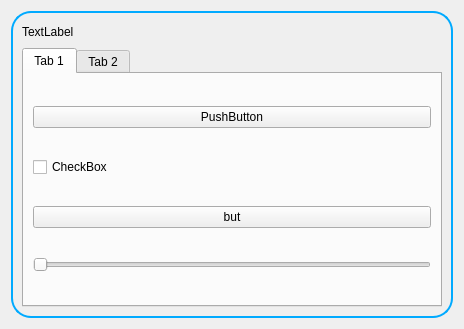
<?xml version="1.0" encoding="UTF-8"?>
<ui version="4.0">
 <class>sliderWidget</class>
 <widget class="QWidget" name="sliderWidget">
  <property name="geometry">
   <rect>
    <x>0</x>
    <y>0</y>
    <width>464</width>
    <height>329</height>
   </rect>
  </property>
  <property name="windowTitle">
   <string>Slider Widget</string>
  </property>
  <layout class="QVBoxLayout" name="verticalLayout">
   <item>
    <widget class="QFrame" name="frame">
     <property name="font">
      <font>
       <family>Tahoma</family>
       <pointsize>8</pointsize>
       <weight>9</weight>
       <italic>false</italic>
       <bold>false</bold>
      </font>
     </property>
     <property name="styleSheet">
      <string notr="true">#frame {
border-radius: 20px;
border: 2px solid rgb(0, 170, 255);
}	
* {
	font: 75 8pt &quot;Tahoma&quot;;
}</string>
     </property>
     <property name="frameShape">
      <enum>QFrame::Box</enum>
     </property>
     <property name="frameShadow">
      <enum>QFrame::Raised</enum>
     </property>
     <property name="lineWidth">
      <number>3</number>
     </property>
     <layout class="QVBoxLayout" name="verticalLayout_2">
      <item>
       <layout class="QHBoxLayout" name="horizontalLayout">
        <item>
         <widget class="QLabel" name="label">
          <property name="text">
           <string>TextLabel</string>
          </property>
         </widget>
        </item>
        <item>
         <spacer name="horizontalSpacer">
          <property name="orientation">
           <enum>Qt::Horizontal</enum>
          </property>
          <property name="sizeHint" stdset="0">
           <size>
            <width>40</width>
            <height>20</height>
           </size>
          </property>
         </spacer>
        </item>
        <item>
         <widget class="ClickableLabel" name="labelPos">
          <property name="autoFillBackground">
           <bool>true</bool>
          </property>
          <property name="text">
           <string/>
          </property>
          <property name="textFormat">
           <enum>Qt::PlainText</enum>
          </property>
          <property name="pixmap">
           <pixmap resource="icons.qrc">:/Icons/icons8-bouton-urgence-48.png</pixmap>
          </property>
          <property name="scaledContents">
           <bool>true</bool>
          </property>
         </widget>
        </item>
       </layout>
      </item>
      <item>
       <widget class="QTabWidget" name="tabWidget">
        <property name="currentIndex">
         <number>0</number>
        </property>
        <widget class="QWidget" name="tab">
         <attribute name="title">
          <string>Tab 1</string>
         </attribute>
         <layout class="QVBoxLayout" name="verticalLayout_3">
          <item>
           <widget class="QPushButton" name="pushButton">
            <property name="text">
             <string>PushButton</string>
            </property>
           </widget>
          </item>
          <item>
           <widget class="QCheckBox" name="checkBox">
            <property name="text">
             <string>CheckBox</string>
            </property>
           </widget>
          </item>
          <item>
           <widget class="QPushButton" name="pushButton_2">
            <property name="text">
             <string>but</string>
            </property>
           </widget>
          </item>
          <item>
           <widget class="QSlider" name="horizontalSlider">
            <property name="minimumSize">
             <size>
              <width>300</width>
              <height>0</height>
             </size>
            </property>
            <property name="orientation">
             <enum>Qt::Horizontal</enum>
            </property>
           </widget>
          </item>
         </layout>
        </widget>
        <widget class="QWidget" name="tab_2">
         <attribute name="title">
          <string>Tab 2</string>
         </attribute>
        </widget>
       </widget>
      </item>
     </layout>
    </widget>
   </item>
  </layout>
 </widget>
 <customwidgets>
  <customwidget>
   <class>ClickableLabel</class>
   <extends>QLabel</extends>
   <header>clickablelabel.h</header>
  </customwidget>
 </customwidgets>
 <resources>
  <include location="icons.qrc"/>
 </resources>
 <connections/>
</ui>
